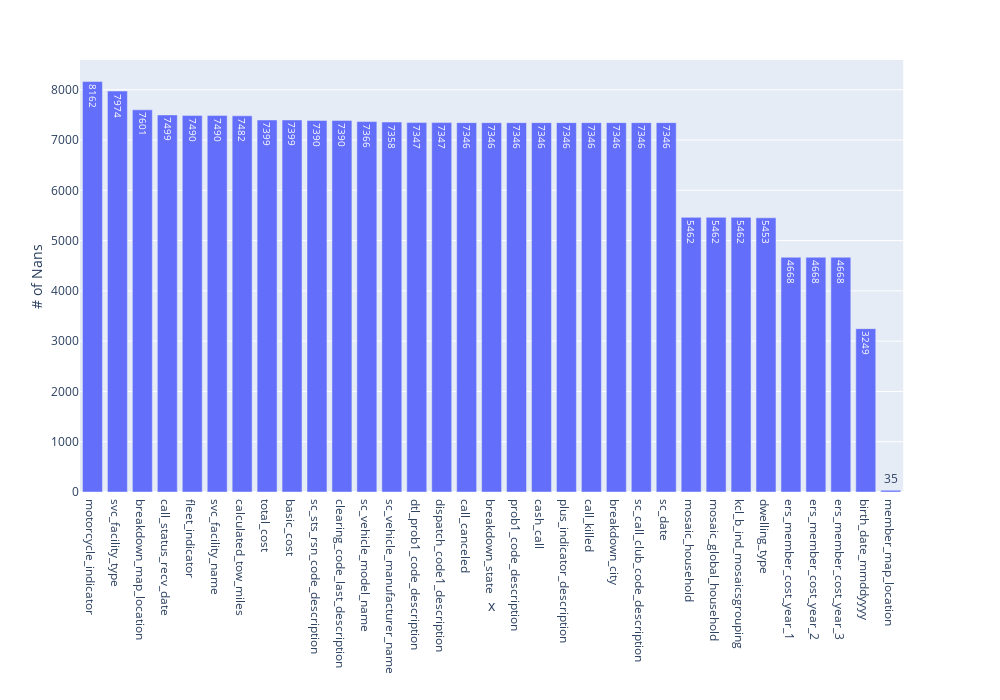

Source (notebook cell):
### Code cell
# find out bottom 30 nulls
length = df.shape[0]
df_nulls = df.isnull().sum()
df_nulls.sort_values(ascending=False, inplace=True)
df_nulls = df_nulls[df_nulls.values >1].tail(33)
fig = px.bar(df_nulls, x=df_nulls.index, y=df_nulls.values, labels={'y':'# of Nans'},
             height=700,width=1000,text=df_nulls.values)
fig.show()

for cols in df_nulls.index:
    print('Field : ', cols,' - Missing : ', df_nulls.loc[cols], ' of ',length, '(',length-df_nulls.loc[cols],')\n')
    print(df[cols].value_counts(),'\n')

### Figure 1 — Plotly figure (JSON) as saved in the notebook; plotly's stock layout.template omitted (floating-point values rounded to 4 significant figures)
{"data": [{"alignmentgroup": "True", "hoverlabel": {"namelength": 0}, "hovertemplate": "x=%{x}<br># of Nans=%{y}<br>text=%{text}", "legendgroup": "", "marker": {"color": "#636efa"}, "name": "", "offsetgroup": "", "orientation": "v", "showlegend": false, "text": [8162, 7974, 7601, 7499, 7490, 7490, 7482, 7399, 7399, 7390, 7390, 7366, 7358, 7347, 7347, 7346, 7346, 7346, 7346, 7346, 7346, 7346, 7346, 7346, 5462, 5462, 5462, 5453, 4668, 4668, 4668, 3249, 35], "textposition": "auto", "type": "bar", "x": ["motorcycle_indicator", "svc_facility_type", "breakdown_map_location", "call_status_recv_date", "fleet_indicator", "svc_facility_name", "calculated_tow_miles", "total_cost", "basic_cost", "sc_sts_rsn_code_description", "clearing_code_last_description", "sc_vehicle_model_name", "sc_vehicle_manufacturer_name", "dtl_prob1_code_description", "dispatch_code1_description", "call_canceled", "breakdown_state", "prob1_code_description", "cash_call", "plus_indicator_description", "call_killed", "breakdown_city", "sc_call_club_code_description", "sc_date", "mosaic_household", "mosaic_global_household", "kcl_b_ind_mosaicsgrouping", "dwelling_type", "ers_member_cost_year_1", "ers_member_cost_year_2", "ers_member_cost_year_3", "birth_date_mmddyyyy", "member_map_location"], "xaxis": "x", "y": [8162, 7974, 7601, 7499, 7490, 7490, 7482, 7399, 7399, 7390, 7390, 7366, 7358, 7347, 7347, 7346, 7346, 7346, 7346, 7346, 7346, 7346, 7346, 7346, 5462, 5462, 5462, 5453, 4668, 4668, 4668, 3249, 35], "yaxis": "y"}], "layout": {"barmode": "relative", "height": 700, "legend": {"tracegroupgap": 0}, "margin": {"t": 60}, "width": 1000, "xaxis": {"anchor": "y", "domain": [0, 0.98], "title": {"text": "x"}}, "yaxis": {"anchor": "x", "domain": [0, 1], "title": {"text": "# of Nans"}}}}
